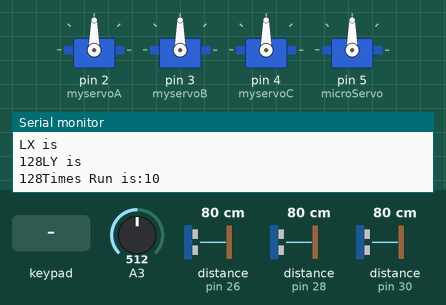
Bench run of a sketch on a simulated Arduino Mega 2560, built with avr-gcc and run on an emulated ATmega2560. On the bench: 4 × servo, the last lines printed to the serial monitor. The inputs (shaded band) are chosen by the test bench; at power-on: distance to the obstacle (sensors on pin 26, pin 28, pin 30) 80 cm, A3 = 512. The echo pulse lasts 58.3 µs per cm.

Above: at 1.2 s.
1.3 s: distance to the obstacle (sensor on pin 26) set to 7 cm
4.3 s: distance to the obstacle (sensor on pin 26) set to 4 cm
At 5.5 s:
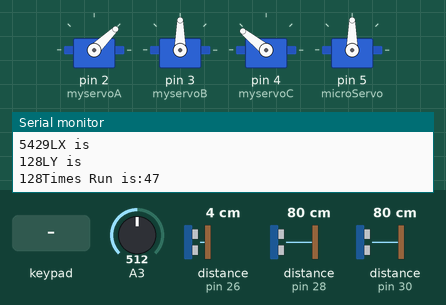
5.8 s: key 'O' pressed
At 6.05 s:
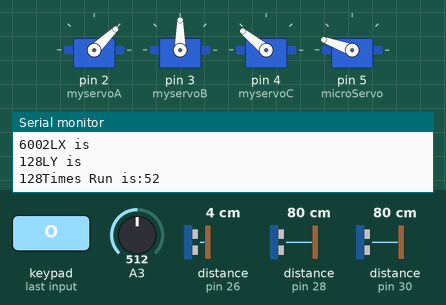
Timing chart, 0 to 8.8 s (numbered marks = the images above; inputs shaded):
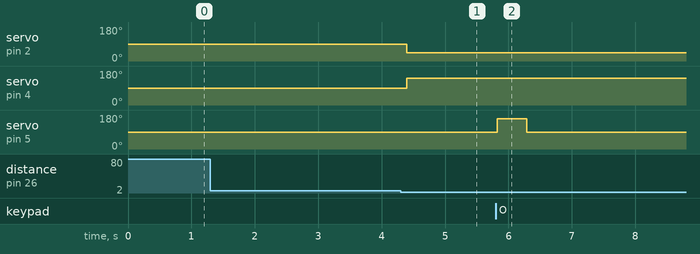

Measured:
- the behaviour switches between 6 and 5 cm on distance to the obstacle (sensor on pin 26) (found by bisection; images 0 and 1)
- after the input at 4.3 s, servo on pin 2 (myservoA): 90° → 44° after 0.10 s; servo on pin 4 (myservoC): 90° → 141° after 0.10 s
- after the input at 5.8 s, servo on pin 5 (microServo): 90° → 160° at once, → 90° 0.46 s later

The sketch:

omnirobot_bluestamp.ino
```cpp
 #include <PS2X_lib.h>  //for v1.6, most current version as of 2013 see billporter.info for updates
#include <Servo.h>         //copy from servo code
// a maximum of eight servo objects can be created
#include <NewPing.h>
Servo myservoA;  // works on motor A
Servo myservoB;  // works on motor B
Servo myservoC;  // works on motor C
Servo microServo; // Motor on the walkie talkie
PS2X ps2x; // create PS2 Controller Class

#define TRIGGER_PIN  27  // Arduino pin tied to trigger pin on the ultrasonic sensor.
#define ECHO_PIN     26  // Arduino pin tied to echo pin on the ultrasonic sensor.
#define TRIGGER_PIN_TWO 29 //Pin for second sensor, next is trig for second, and then third for each
#define ECHO_PIN_TWO 28
#define TRIGGER_PIN_THREE 31
#define ECHO_PIN_THREE 30
#define MAX_DISTANCE 200
NewPing sonarone(TRIGGER_PIN, ECHO_PIN, MAX_DISTANCE); // Configuring the sensors
NewPing sonartwo(TRIGGER_PIN_TWO, ECHO_PIN_TWO, MAX_DISTANCE);
NewPing sonarthree(TRIGGER_PIN_THREE, ECHO_PIN_THREE, MAX_DISTANCE);

  int timesRun = 0; // times loop has been run
int error = 0;// error, type, and vibrate are all used to configure controller.
byte type = 0;
byte vibrate = 0;
long lastDebounce;

void setup() {
  Serial.begin(115200);
  myservoA.attach(2);  // attaches the servo on pin 3 to the servo object  //copy from servo code
 myservoB.attach(3);  // attaches the servo on pin 5 to the servo object
 myservoC.attach(4);  // attaches the servo on pin 6 to the servo object
 microServo.attach(5); // walkie talkie servo to pin 5
pinMode(2, OUTPUT);
  pinMode(3, OUTPUT);
  pinMode(4, OUTPUT);
pinMode(5, OUTPUT);


  error = ps2x.config_gamepad(25, 24, 23, 22, true, true); //setup pins (in this order) and settings:  GamePad(clock, command, attention, data, Pressures, Rumble)
  //Pay attention to order of "command" and "attention" wires


  if (error == 0) {
    Serial.println("Found Controller, configured successful");
    Serial.println("HOLDING L1 or R1 will print out the ANALOG STICK values.");
    Serial.println("www.billporter.info for updates and to report bugs.");
  }

  else if (error == 1)
    Serial.println("No controller found, check wiring, see readme.txt to enable debug. visit www.billporter.info for troubleshooting tips");
  else if (error == 2)
    Serial.println("Controller found but not accepting commands. see readme.txt to enable debug. Visit www.billporter.info for troubleshooting tips");
  else if (error == 3)
    Serial.println("Controller refusing to enter Pressures mode, may not support it. ");

  type = ps2x.readType();
  switch (type) {
    case 0:
      Serial.println("Unknown Controller type");
      break;
    case 1:
      Serial.println("DualShock Controller Found");
      break;
  }

}

void loop() {
  /* You must Read Gamepad to get new values
    Read GamePad and set vibration values
    ps2x.read_gamepad(small motor on/off, larger motor strength from 0-255)
    if you don't enable the rumble, use ps2x.read_gamepad(); with no values
    you should call this at least once a second
  */

  if (error == 1) { //skip loop if no controller found
    return;
  } else { //DualShock Controller Found
    ps2x.read_gamepad(false, vibrate);      //false unless a command written for vibrate (if "true" large motor spins at 'vibrate' speed)
   // vibrate = ps2x.Analog(PSAB_BLUE);        //this will set the large motor vibrate speed based on how hard you press the blue (X) button
  }

  /*Large portions below commented out are included in source code, uncomment as needed.
    Placing code under the "if" commands allow you to configure buttons.
  */

  //    if(ps2x.Button(PSB_START))                   //will be TRUE as long as button is pressed
  //      Serial.println("Start is being held");
  //    if(ps2x.Button(PSB_SELECT))
  //      Serial.println("Select is being held");
  //
  //    if(ps2x.Button(PSB_PAD_UP)) {
  //      Serial.print("Up held this hard: ");
  //      Serial.println(ps2x.Analog(PSAB_PAD_UP), DEC);
  //    }
  //    if(ps2x.Button(PSB_PAD_RIGHT)){
  //      Serial.print("Right held this hard: ");
  //      Serial.println(ps2x.Analog(PSAB_PAD_RIGHT), DEC);
  //    }
  //    if(ps2x.Button(PSB_PAD_LEFT)){
  //      Serial.print("LEFT held this hard: ");
  //      Serial.println(ps2x.Analog(PSAB_PAD_LEFT), DEC);
  //    }
  //    if(ps2x.Button(PSB_PAD_DOWN)){
  //      Serial.print("DOWN held this hard: ");
  //      Serial.println(ps2x.Analog(PSAB_PAD_DOWN), DEC);
  //    }
  //
  //
  //    if (ps2x.NewButtonState())               //will be TRUE if any button changes state (on to off, or off to on)
  //    {
  //
  //      if(ps2x.Button(PSB_L1))
  //        Serial.println("L1 pressed");
  //      if(ps2x.Button(PSB_R1))
  //        Serial.println("R1 pressed");
  //      if(ps2x.Button(PSB_L2))
  //        Serial.println("L2 pressed");
  //      if(ps2x.Button(PSB_R2))
  //        Serial.println("R2 pressed");
  //      if(ps2x.Button(PSB_GREEN))
  //        Serial.println("Triangle pressed");
  //
  //    }
  //
  // if(ps2x.ButtonPressed(PSB_RED)) {         //will be TRUE if button is pressed
  //
  // if(ps2x.ButtonReleased(PSB_RED)) {         //will be TRUE if button is released
  //
  // if(ps2x.ButtonPressed(PSB_PINK)) {         //will be TRUE if button is pressed
  //
  // if(ps2x.ButtonReleased(PSB_PINK)) {         //will be TRUE if button is released

   if(ps2x.ButtonPressed(PSB_RED)){ // For the walkie talkie servo

      microServo.write(160)
      ;//will be TRUE if button was JUST pressed
      Serial.println("Circle just pressed");}
  if (ps2x.ButtonReleased(PSB_RED))
  {
    microServo.write(90); // Set it to rest when released.
  }


  //    if(ps2x.ButtonPressed(PSB_PINK)){             //will be TRUE if button was JUST released
  //      Serial.println("Square just pressed");}
  //
  //    if(ps2x.NewButtonState(PSB_BLUE)) {           //will be TRUE if button was JUST pressed OR released
  //      Serial.println("X just changed");
  //    }
  //---------------------------------------------------------------------------------------------------------------------------------

  delay(50);                      // Wait 50ms between pings (about 20 pings/sec). 29ms should be the shortest delay between pings.
  unsigned int uoneS = sonarone.ping();// Send ping, get ping time in microseconds (uS).
  unsigned int utwoS = sonartwo.ping(); // Get the ping for each sensor, the distance amounts are after the pings are converted
  unsigned int uthreeS = sonarthree.ping();
  float distanceone = uoneS/US_ROUNDTRIP_CM;
  float distancetwo = utwoS/US_ROUNDTRIP_CM;
  float distancethree = uthreeS/US_ROUNDTRIP_CM;

  Serial.print("Ping 1: "); // writing it to the serial monitor
  Serial.print(distanceone); // Convert ping time to distance in cm and print result (0 = outside set distance range)
  Serial.println("cm");
  Serial.print("Ping 2: ");
  Serial.print(distancetwo); // Convert ping time to distance in cm and print result (0 = outside set distance range)
  Serial.println("cm");
  Serial.print("Ping 3: ");
  Serial.print(distancethree); // Convert ping time to distance in cm and print result (0 = outside set distance range)
  Serial.println("cm");
  millis();
if (distanceone < 6 && distanceone != 0) {
  unsigned long a = millis(); // time in program until this point
Serial.println("A is:");
Serial.print(a);
  if ((millis() - a) < 1000){ // Move servos in opposite direction for 1000 ms, or one second

    myservoA.writeMicroseconds(1000); // writing the particular servos in the right direction to move opposite the sensor
    myservoC.writeMicroseconds(2000);
  }
 /* else {
    myservoA.writeMicroseconds(1500);
    myservoC.writeMicroseconds(1500);
  }*/
}
 else if (distancetwo < 6 && distancetwo !=0){
 unsigned long b = millis();
Serial.println("B is:");
Serial.print(b);
  if ((millis() - b )< 1000){

    myservoC.writeMicroseconds(1000);
    myservoB.writeMicroseconds(2000);

  }
 /* else {
    myservoC.writeMicroseconds(1500);
    myservoB.writeMicroseconds(1500);
  }*/
}
 else if (distancethree < 6 && distancethree != 0){
  unsigned long c = millis();
  Serial.println("C is:");
Serial.print(c);
 if ((millis() - c) < 1000){

    myservoB.writeMicroseconds(1000);
    myservoA.writeMicroseconds(2000);
  }
  /*else {
    myservoB.writeMicroseconds(1500);
    myservoA.writeMicroseconds(1500);
  }*/
}
else { // if the robot is not about to crash.

  int val = ps2x.Analog(PSS_RX); // reads the value of RX on the the PS2 receiver (value between 0 and 255)
  int mapval = map(val, 0, 255, 2000, 1000); //reads val, creates a mapval integer between 1000 and 2000 that motor controller reads

  int x = ps2x.Analog(PSS_LX); // reads the value of LX on the the PS2 receiver (value between 0 and 255)
  int y = ps2x.Analog(PSS_LY); // reads the value of LY on the the PS2 receiver (value between 0 and 255)


if (x == 128 && y == 127 && mapval == 128) {
    myservoA.writeMicroseconds(1500);  //making sure nothing happens if nothing is pressed or moved
    myservoB.writeMicroseconds(1500);
    myservoC.writeMicroseconds(1500);
    delay(10);
  }


  if (x == 128 && y == 127) {
    myservoA.writeMicroseconds(mapval);  //stationary rotation, spin in onoe direction, used to help configure camera.
    myservoB.writeMicroseconds(mapval);
    myservoC.writeMicroseconds(mapval);
    delay(10);
  }


  int mapx = map(x, 0, 255, 100, -100);
  int mapy = map(y, 0, 255, 100, -100); //values from PS2 controller are read from 0-255, read as 100 to -100 value to represent a
  //cartesian plane with a 0 in the center to simplify calculations. Numbers opposite in highest to lowest because you need to invert the values from the analog

  float theta = atan2(mapx, mapy); // arc tangent of x/y. The measure of the angle facing x axi

  int L = sqrt(mapx * mapx + mapy * mapy); //Pythagorean theorem, L is the hypotenuse.

  float wheelone = L * cos(150 * M_PI / 180 - theta); //150 degrees minus theta
  float wheeltwo = L * cos(30 * M_PI / 180 - theta); //first value is L (hypotenuse)
  float wheelthree = L * cos(270 * M_PI / 180 - theta); //second value (parentheses section) represents adjacent side along x axis
// Based on the variations of theta and the hypotenuse, this "re-aligns" the axes which is why only cosine is used for the x.
  int Fa = map(wheelone, -142, 142, 1000, 2000); //-142 and 142 are limits of calculations above (should be), map them to servo range.
  int Fb = map(wheeltwo, -142, 142, 1000, 2000);
  int Fc = map(wheelthree, -142, 142, 1000, 2000);


 int dThree = analogRead(3);

  int readFa = myservoA.read();
    int readFb = myservoB.read();
    int readFc = myservoC.read();
     int mapFa = map(Fa, 1000, 2000, 0, 180);
   int mapFb = map(Fb, 1000, 2000, 0, 180);
   int mapFc = map(Fc, 1000, 2000, 0, 180);


   if (ps2x.Analog(PSS_LX) == 255 && ps2x.Analog(PSS_LY)== 255){
       //return;

   }
    if (val == 128) {
    if (x > 136 || x < 120 || y > 136 || y < 120){
    //F values indicate motor rotation, robot navigation


    myservoA.writeMicroseconds(Fa);
    myservoB.writeMicroseconds(Fb);
    myservoC.writeMicroseconds(Fc);


    delay(10);
    }
  }

  //Next four sets of code allow you to read stick values
  if (ps2x.Button(PSB_L1)) {
    Serial.print(Fa, DEC);
    Serial.print(",");
    Serial.print(Fb, DEC);
    Serial.print(",");
    Serial.println(Fc, DEC);
  }

  if (ps2x.Button(PSB_L2)) {
    Serial.print(ps2x.Analog(PSS_LX), DEC);
    Serial.print(",");
    Serial.println(ps2x.Analog(PSS_LY), DEC);
  }                                          //same values as R2

  if (ps2x.Button(PSB_R1)) {
    Serial.print(ps2x.Analog(PSS_RX), DEC);
    Serial.print(",");
    Serial.println(ps2x.Analog(PSS_RY), DEC);
  }

  if (ps2x.Button(PSB_R2)) {
    Serial.print(x, DEC);
    Serial.print(",");
    Serial.println(y, DEC);
  }
}//same values as L2
  Serial.println ("LX is");
  Serial.print (ps2x.Analog(PSS_LX));
  Serial.println("LY is");
  Serial.print(ps2x.Analog(PSS_LY));
  delay(50);

timesRun = timesRun + 1;
Serial.print("Times Run is:");
Serial.println(timesRun);
}
```
